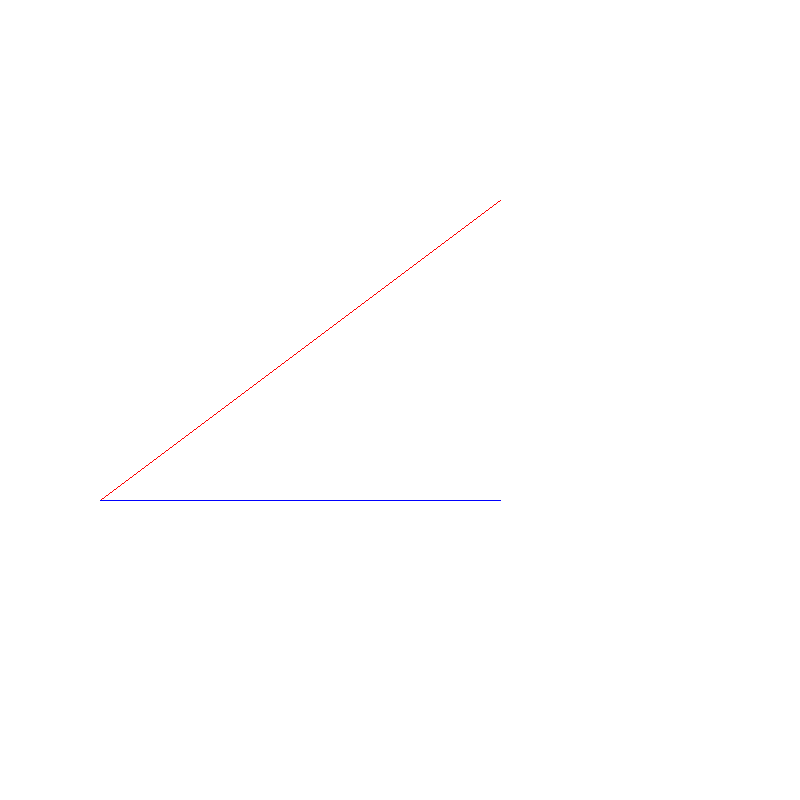
Frame 1 (no input)
Frame 2 (the mouse pressed at the canvas centre, redrawn once): identical to frame 1, image omitted

The Processing sketch that drew this single still picture (run headless with seeded random() and noise(); the mouse was pressed at the canvas centre and the sketch redrawn once):

// Processing sketch: BasicAlgorithms
// ── BasicAlgorithms.pde
void setup() {
  size(800, 800);
  noLoop();
  noSmooth();
}

void draw() {
  background(255);
  
  stroke(255, 0, 0);
  line(100, 500, 500, 200);
  stroke(0, 0, 255);
  naiveLine(100, 500, 500, 200);
}
// ── naiveLine.pde
/**
 * Draws a naive line, will only work if line is in NE octant 
 */
void naiveLine(int x0, int y0, int x1, int y1) {
  float m, c;//gradient, y intercept 
  int x, y;//current x, y position 

  m = (y1 - y0)/(x1 - x0);
  c = y0 - m*x0;
  x = x0;
  y = y0;

  while (x <= x1) {
    float yi;//temp variable for new y

    point(x, y);

    //determines which pixel to draw next
    x++;
    yi = m*x + c;
    y = round(yi);
  }
}
